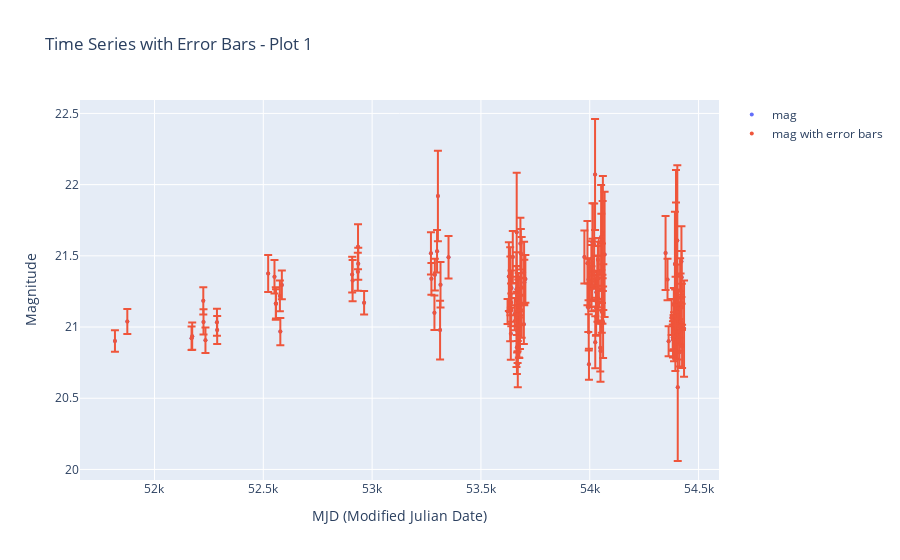
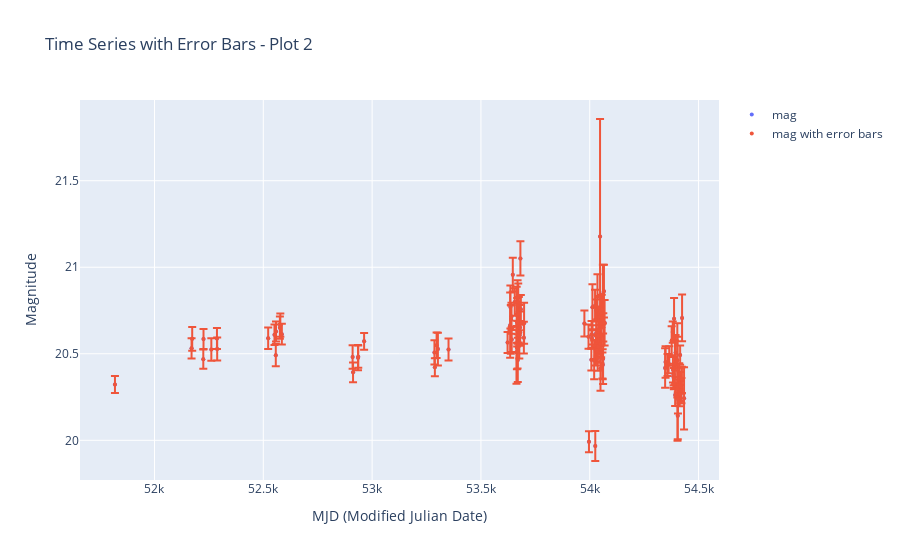
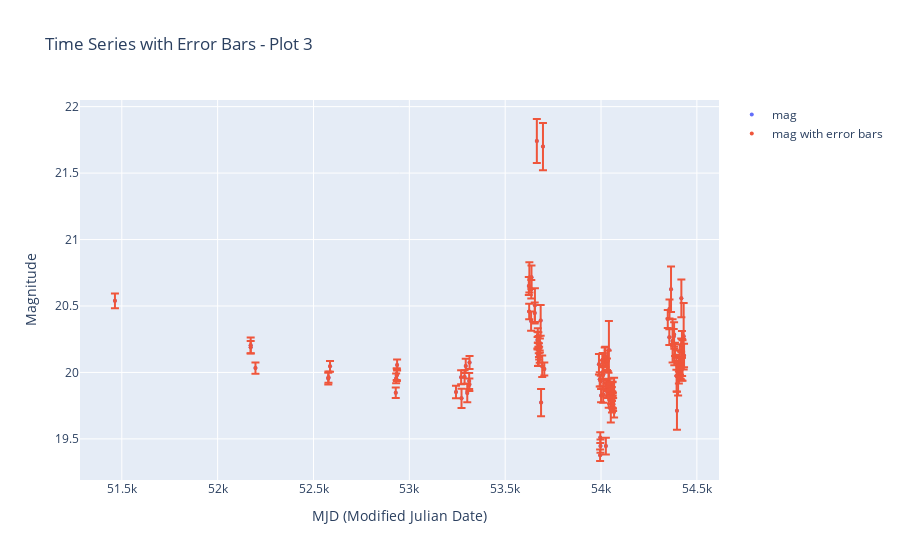
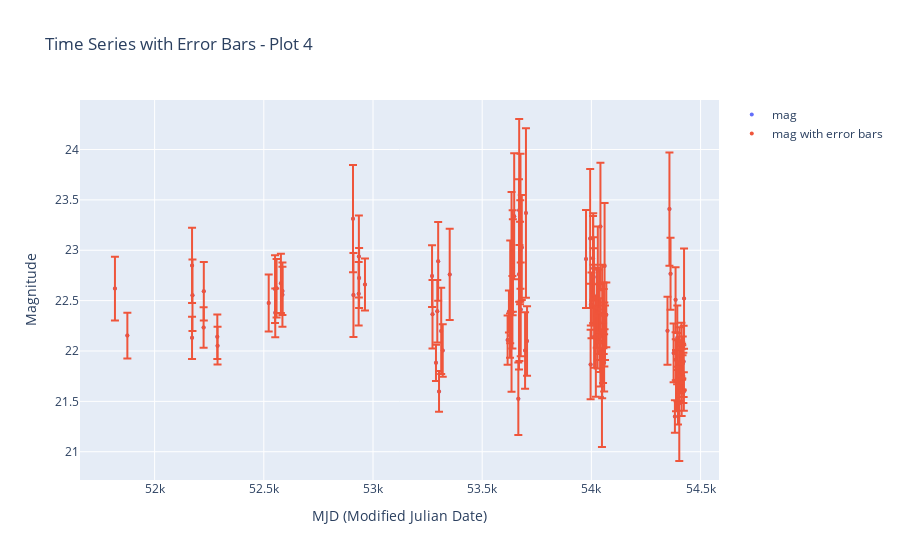

Notebook source saved alongside these figures, in order:
### Markdown cell above
We can see that our dataframes are of different shapes.
Their first dimension differs which means they are not equal in the number of rows which represent the number of timestamps. The smallest light curve consists out of 107 records, and the largest one consist out of 151 records.

### Code cell
# Visualizing lightcurves

for i, df in enumerate(all_dataframes):
    fig = go.Figure()

    trace = go.Scatter(x=df['mjd'], y=df['mag'], mode='markers', name='mag', marker=dict(size=4))

    error_bars = go.Scatter(
        x=df['mjd'],
        y=df['mag'],
        error_y=dict(
            type='data',
            array=df['magerr'],
            visible=True
        ),
        mode='markers',
        marker=dict(size=4),
        name='mag with error bars'
    )

    fig.add_trace(trace)
    fig.add_trace(error_bars)

    fig.update_xaxes(title_text='MJD (Modified Julian Date)')
    fig.update_yaxes(title_text='Magnitude')

    fig.update_layout(title_text=f"Time Series with Error Bars - Plot {i + 1}", showlegend=True)
    fig.show()
